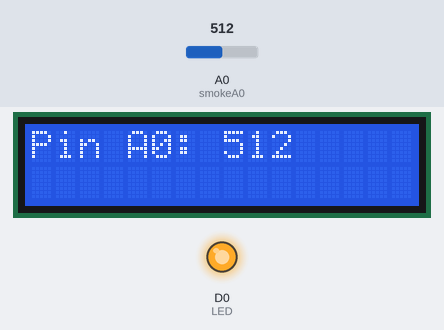
Simulated run of this sketch. Board: ESP8266 (NodeMCU). On the bench: 16×2 character LCD, output pins drawn as LEDs (lit = HIGH). The test bench sets the inputs (shaded band); at power-on: A0 (smokeA0) = 512.

Above: at 1.2 s.
1.3 s: A0 (smokeA0) set to 883
At 2.4 s:
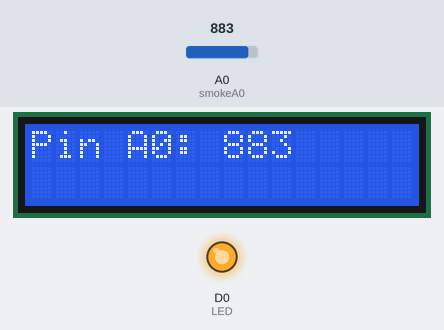
5.4 s: A0 (smokeA0) set to 910
At 6.9 s:
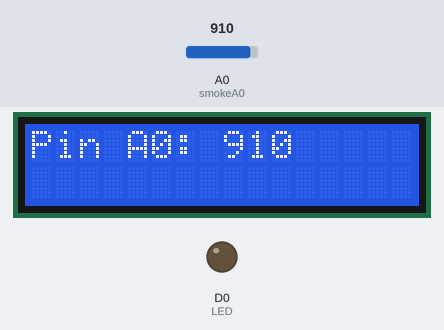
9.5 s: A0 (smokeA0) set to 900
At 11.0 s:
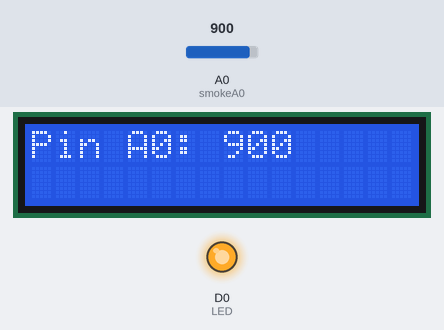
Timing chart, 0 to 12.5 s (numbered marks = the images above; inputs shaded):
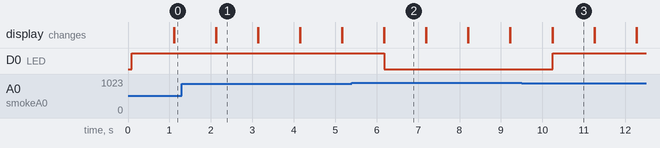

Measured:
- the behaviour switches between 900 and 901 on A0 (smokeA0) (found by bisection; images 1 and 2)
- after the input at 1.3 s, the display: first differs from a run without the input after 0.83 s (image 1)
- after the input at 5.4 s, D0 (LED): HIGH → LOW after 0.78 s; the display: first differs from a run without the input after 0.78 s (image 2)
- after the input at 9.5 s, D0 (LED): LOW → HIGH after 0.74 s; the display: first differs from a run without the input after 0.74 s (image 3)
- what the display in image 1 shows lasts 1.0 s, from 2.1 s to 3.1 s

The sketch:

SmokeAlarm_1_0.ino
```cpp
#include <LiquidCrystal_I2C.h>
#include <Wire.h>

LiquidCrystal_I2C lcd(0x27, 16, 2);
int smokeA0 = A0;
int LED = D0;

// Your threshold value. You might need to change it.
int sensorThres = 900;

void setup() {
 pinMode(LED, OUTPUT);
 pinMode(smokeA0, INPUT);
 Serial.begin(115200);
 Wire.begin(D2, D1);
 lcd.begin();
 lcd.home();
 lcd.print("Welcome to SmartHome\n");
}

void loop() {
 int analogSensor = analogRead(smokeA0);

 lcd.print("Pin A0: ");
 lcd.println(analogSensor);
 // Checks if it has reached the threshold value
 if (analogSensor > sensorThres)
 {
   digitalWrite(LED, LOW);
 }
 else
 {
   digitalWrite(LED, HIGH);
 }
 delay(1000);
 lcd.clear();
}
```
